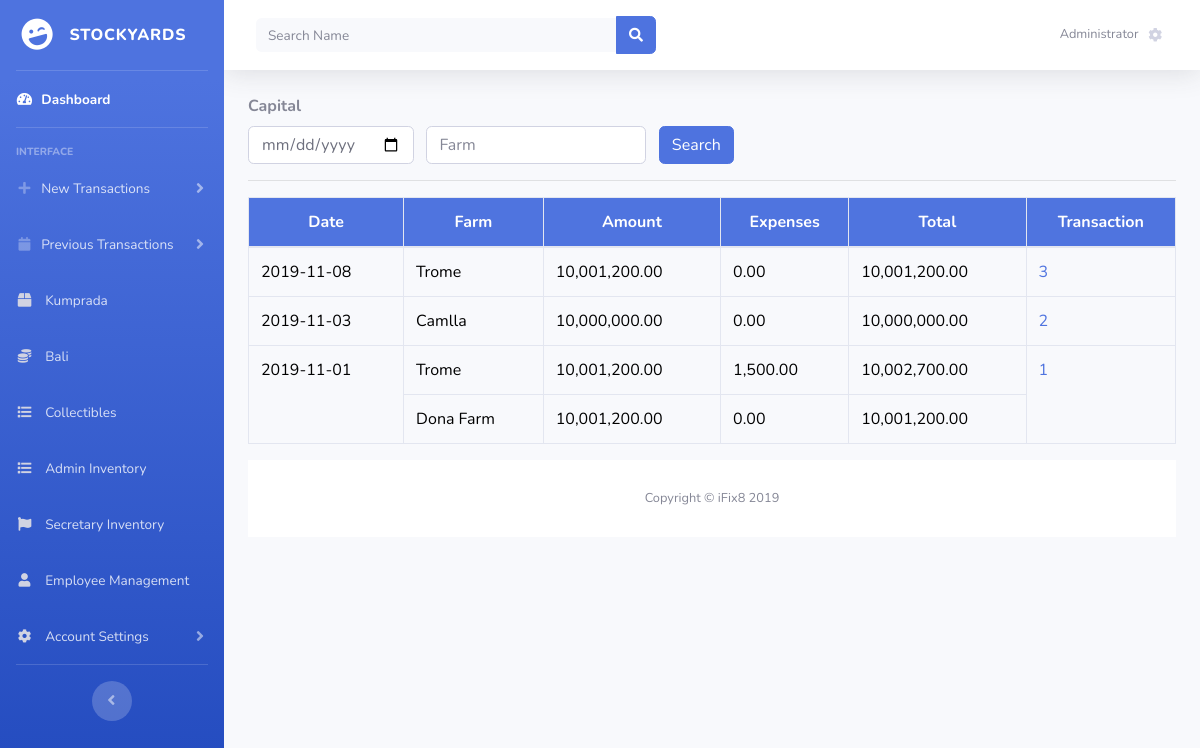
Screenshot of /admin/capital.php with the database file from the repository.
### tables this page shows
CREATE TABLE `kapital` (
  `id` int(11) NOT NULL,
  `date` varchar(50) NOT NULL,
  `farm` varchar(50) NOT NULL,
  `ss_heads` int(10) NOT NULL,
  `ss_kilos` int(10) NOT NULL,
  `ts_heads` int(10) NOT NULL,
  `ts_kilos` int(10) NOT NULL,
  `s_heads` int(10) NOT NULL,
  `s_kilos` int(10) NOT NULL,
  `s_feeds` int(10) NOT NULL,
  `rip` int(10) NOT NULL,
  `total` int(10) NOT NULL,
  `remittance` int(10) NOT NULL,
  `bali` int(10) NOT NULL,
  `collectible` int(10) NOT NULL,
  `transaction` int(10) NOT NULL
);

CREATE TABLE `kumprada` (
  `id` int(11) NOT NULL,
  `date` varchar(20) NOT NULL,
  `driver` varchar(50) NOT NULL,
  `farm` varchar(50) NOT NULL,
  `no_pigs` int(20) NOT NULL,
  `pig_kilo` int(20) NOT NULL,
  `pig_price` int(30) NOT NULL,
  `feeds_kilo` int(10) NOT NULL,
  `feeds_price` int(10) NOT NULL,
  `total_expenses` int(10) NOT NULL,
  `is_paid` tinyint(1) NOT NULL
);

### admin/capital.php (the view, shortened to what this page needs)
<?php include_once('header.php'); ?>
<?php
	if (isset($_GET['search_date']) || isset($_GET['search_farm'])) {
		if (!isset($_GET['search_date']) && isset($_GET['search_farm'])) {
			$s_farm = $_GET['search_farm'];
			$sqlCapital = "SELECT * FROM kapital WHERE farm = '$s_farm'";
		} elseif (isset($_GET['search_date']) AND !isset($_GET['search_farm'])) {
			$s_date = $_GET['search_date'];
			$sqlCapital = "SELECT * FROM kapital WHERE date = '$s_date'";
		} else {
			$s_date = $_GET['search_date'];
			$s_farm = $_GET['search_farm'];
			$sqlCapital = "SELECT * FROM kapital WHERE date = '$s_date' AND farm = '$s_farm'";
		}
	} else {
		$sqlCapital = "SELECT * FROM kapital ORDER BY transaction DESC";
	}
	$resultCapital = mysqli_query($link, $sqlCapital) or die('Error querying database CAPITAL1.');
?>
<div class="container-fluid">
	<label><STRONG>Capital</STRONG></label>
<div class="row">
	<div class="col-sm-12">
		<div class="form-group form-inline">
			<form method="POST" action="<?php echo $_SERVER['PHP_SELF']; ?>">
                <input class="form-control" type="date" placeholder="Date" name="date" value="">
                <input class="form-control" type="text" placeholder="Farm" name="farm" value="">
                <button name="search" class="btn btn-md btn-primary">Search</button>
            </form>
              </div>
              <hr>
	</div>
</div>
<div class="row">
	<div class="col-sm-12">
		<table class="table table-bordered ">
			<thead>
				<tr>
					<th>Date</th>
					<th>Farm</th>
					<th>Amount</th>
					<th>Expenses</th>
					<th>Total</th>
					<th>Transaction</th>
				</tr>
			</thead>
			<tbody>
				<?php
					$datest = array();
					$dateC = '';
					$pskey = 0;
					$keyrow = array();
					foreach ($resultCapital as $key => $value) {
						$datest[]=$value;
					}
					foreach ($resultCapital as $key => $value) {
						if ($dateC != $value['date']) {
							foreach ($datest as $k => $dates) {
								if ($value['date'] == $dates['date']) {
									$pskey++;
									unset($datest[$k]);
								} else { break; }
							}
							$keyrow[$key] = $pskey;
						}
						$dateC = $value['date']; $pskey = 0;
					}
					$dateC = '';
					foreach ($resultCapital as $key => $value):
						$valDate = $value['date'];
						$valFarm = $value['farm'];
						$sqlKumprada = "SELECT * FROM kumprada WHERE date = '$valDate' AND farm = '$valFarm'";
						$kumpradaResult = mysqli_query($link, $sqlKumprada) or die('Error querying database KUMPRADA.');
						$res = mysqli_fetch_assoc($kumpradaResult);
				?>
					<tr>
						<?php if ($dateC != $value['date']): ?>
							<td rowspan="<?php echo $keyrow[$key]; ?>"><?php echo $value['date']; ?></td>
						<?php endif; ?>
						<td><?php echo $value['farm']; ?></td>
						<td>
							<?php
								$amount = $res['pig_kilo'] * $res['pig_price'] + $res['feeds_price'];
								echo number_format($amount,2);
							?>
						</td>
						<td>
							<?php
								$expenses =  $res['total_expenses'];
								echo number_format($expenses,2);
							?>
						</td>
						<td>
							<?php echo number_format($amount+$expenses, 2) ?>
						</td>
						<?php if ($dateC != $value['date']): ?>
							<td rowspan="<?php echo $keyrow[$key]; ?>">
								<a href="<?php echo (isset($_GET['search_date']) || isset($_GET['search_farm']))? $_SERVER['REQUEST_URI'].'&' : '?';?>transaction_no=<?php echo $value['transaction'].'&date='.$value['date'];?>"><?php echo $value['transaction']; ?></a>
							</td>
						<?php endif; ?>
					</tr>
				<?php $dateC = $value['date']; endforeach; ?>
			</tbody>
		</table>
	</div>
</div>
<?php include_once('footer.php'); ?>

### admin/header.php (style rules this page uses)
thead { text-align: center; background-color: #4f74df; color: white; }
tbody { color: black; }

### rows the page displays
kapital: date "2019-11-08", farm "Trome", kumprada.pig_kilo+pig_price+feeds_price "10,001,200.00", kumprada.total_expenses "0.00", transaction "3"
kapital: date "2019-11-03", farm "Camlla", kumprada.pig_kilo+pig_price+feeds_price "10,000,000.00", kumprada.total_expenses "0.00", transaction "2"
kapital: date "2019-11-01", farm "Trome", kumprada.pig_kilo+pig_price+feeds_price "10,001,200.00", kumprada.total_expenses "1,500.00", kumprada.pig_kilo+pig_price+feeds_price "10,002,700.00", transaction "1"
kapital: farm "Dona Farm", kumprada.pig_kilo+pig_price+feeds_price "10,001,200.00", kumprada.total_expenses "0.00"
